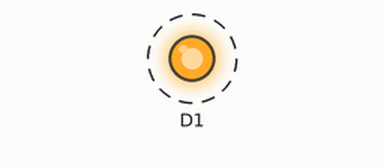
A sketch run on a simulated ESP8266 (NodeMCU). Shown: output pins drawn as LEDs (lit = HIGH). Dashed ring = blinking.

Above: at 0.2 s.
Timing chart, 0 to 3.0 s (numbered marks = the images above):
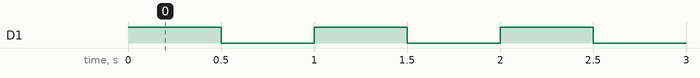

Measured:
- by itself, D1: alternates HIGH for 0.50 s and LOW for 0.50 s

The sketch:

sketch_apr04c.ino
```cpp
void setup() {
  pinMode(D1,OUTPUT);


}

void loop() {
       red_blinker();

}

void red_blinker() {
       digitalWrite(D1,HIGH);
       delay(500);
       digitalWrite(D1,LOW);
       delay(500);
}
```
